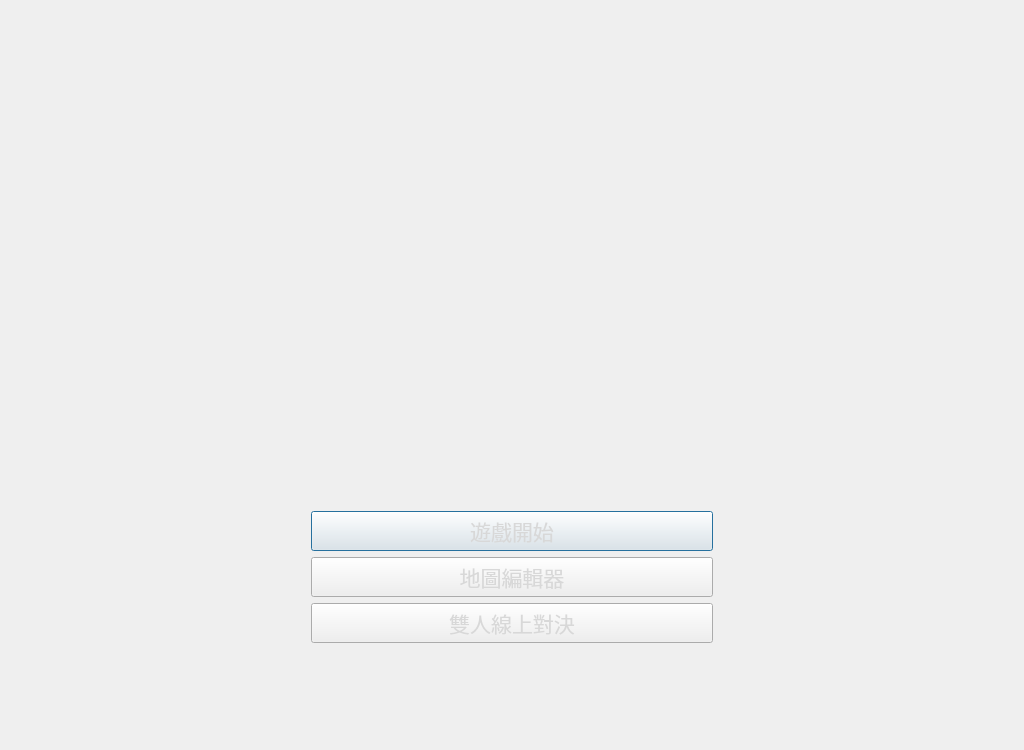
<?xml version="1.0" encoding="UTF-8"?>
<ui version="4.0">
 <class>start</class>
 <widget class="QDialog" name="start">
  <property name="geometry">
   <rect>
    <x>0</x>
    <y>0</y>
    <width>1024</width>
    <height>750</height>
   </rect>
  </property>
  <property name="windowTitle">
   <string>Dialog</string>
  </property>
  <property name="styleSheet">
   <string notr="true">border-color: rgb(8, 210, 255);
background-image: url(:/stratImg/startImg);</string>
  </property>
  <layout class="QHBoxLayout" name="horizontalLayout">
   <item>
    <spacer name="horizontalSpacer">
     <property name="orientation">
      <enum>Qt::Horizontal</enum>
     </property>
     <property name="sizeType">
      <enum>QSizePolicy::Fixed</enum>
     </property>
     <property name="sizeHint" stdset="0">
      <size>
       <width>300</width>
       <height>20</height>
      </size>
     </property>
    </spacer>
   </item>
   <item>
    <layout class="QVBoxLayout" name="verticalLayout">
     <item>
      <spacer name="verticalSpacer">
       <property name="orientation">
        <enum>Qt::Vertical</enum>
       </property>
       <property name="sizeType">
        <enum>QSizePolicy::Fixed</enum>
       </property>
       <property name="sizeHint" stdset="0">
        <size>
         <width>20</width>
         <height>500</height>
        </size>
       </property>
      </spacer>
     </item>
     <item>
      <widget class="QPushButton" name="startButton">
       <property name="font">
        <font>
         <family>微軟正黑體</family>
         <pointsize>16</pointsize>
        </font>
       </property>
       <property name="cursor">
        <cursorShape>PointingHandCursor</cursorShape>
       </property>
       <property name="focusPolicy">
        <enum>Qt::ClickFocus</enum>
       </property>
       <property name="styleSheet">
        <string notr="true">font: 16pt &quot;微軟正黑體&quot;;
color: rgb(216, 216, 216);</string>
       </property>
       <property name="text">
        <string>遊戲開始</string>
       </property>
       <property name="iconSize">
        <size>
         <width>20</width>
         <height>20</height>
        </size>
       </property>
      </widget>
     </item>
     <item>
      <widget class="QPushButton" name="editorButton">
       <property name="font">
        <font>
         <family>微軟正黑體</family>
         <pointsize>16</pointsize>
        </font>
       </property>
       <property name="cursor">
        <cursorShape>PointingHandCursor</cursorShape>
       </property>
       <property name="focusPolicy">
        <enum>Qt::ClickFocus</enum>
       </property>
       <property name="styleSheet">
        <string notr="true">font: 16pt &quot;微軟正黑體&quot;;
color: rgb(216,216,216);</string>
       </property>
       <property name="text">
        <string>地圖編輯器</string>
       </property>
      </widget>
     </item>
     <item>
      <widget class="QPushButton" name="optionButton">
       <property name="font">
        <font>
         <family>微軟正黑體</family>
         <pointsize>16</pointsize>
        </font>
       </property>
       <property name="cursor">
        <cursorShape>PointingHandCursor</cursorShape>
       </property>
       <property name="focusPolicy">
        <enum>Qt::ClickFocus</enum>
       </property>
       <property name="styleSheet">
        <string notr="true">font: 16pt &quot;微軟正黑體&quot;;
color: rgb(216,216,216);</string>
       </property>
       <property name="text">
        <string>雙人線上對決</string>
       </property>
      </widget>
     </item>
     <item>
      <spacer name="verticalSpacer_2">
       <property name="orientation">
        <enum>Qt::Vertical</enum>
       </property>
       <property name="sizeHint" stdset="0">
        <size>
         <width>20</width>
         <height>40</height>
        </size>
       </property>
      </spacer>
     </item>
    </layout>
   </item>
   <item>
    <spacer name="horizontalSpacer_2">
     <property name="orientation">
      <enum>Qt::Horizontal</enum>
     </property>
     <property name="sizeType">
      <enum>QSizePolicy::Fixed</enum>
     </property>
     <property name="sizeHint" stdset="0">
      <size>
       <width>300</width>
       <height>20</height>
      </size>
     </property>
    </spacer>
   </item>
  </layout>
 </widget>
 <resources/>
 <connections>
  <connection>
   <sender>startButton</sender>
   <signal>clicked()</signal>
   <receiver>start</receiver>
   <slot>accept()</slot>
   <hints>
    <hint type="sourcelabel">
     <x>558</x>
     <y>561</y>
    </hint>
    <hint type="destinationlabel">
     <x>560</x>
     <y>95</y>
    </hint>
   </hints>
  </connection>
 </connections>
</ui>
